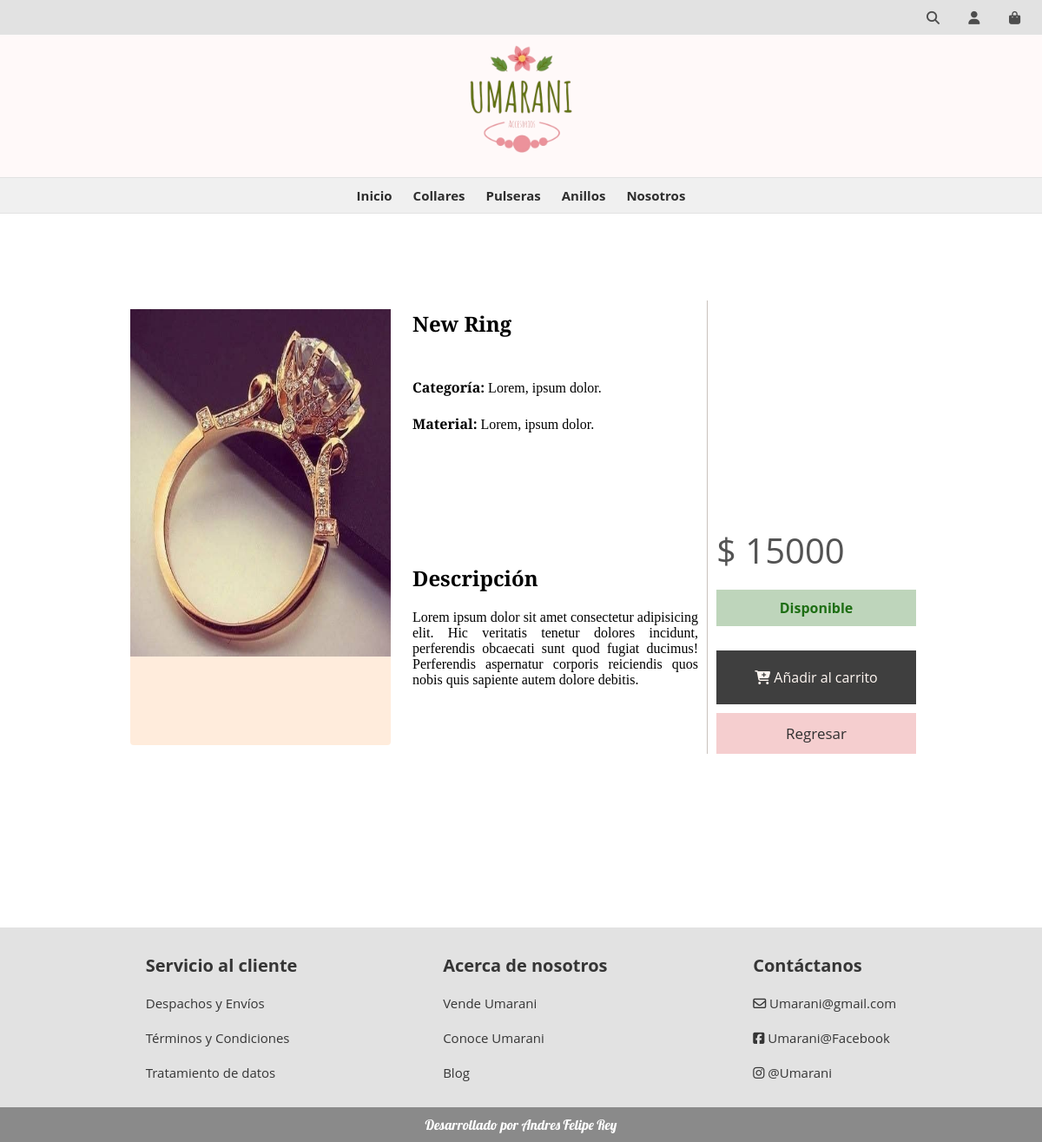
/view/DetalleProducto.php?arId=1, run on the app's committed database.
### tables this page shows
CREATE TABLE `articulo` (
  `artId` int(11) NOT NULL AUTO_INCREMENT,
  `artNombre` varchar(150) NOT NULL,
  `artPrecio` int(11) NOT NULL,
  `artCantidad` int(11) NOT NULL,
  `artVista` varchar(250) NOT NULL,
  `artEstado` varchar(15) NOT NULL,
  `artCategoriaId` int(11) NOT NULL,
  PRIMARY KEY (`artId`),
  KEY `fk_artCategoriaId` (`artCategoriaId`),
  CONSTRAINT `fk_artCategoriaId` FOREIGN KEY (`artCategoriaId`) REFERENCES `categoria` (`categoriaId`)
);

### Controller/DetalleArticulo.php (called while the page is built, shortened)
<?php
 $arId = $_REQUEST['arId'];
require('../Model/M_Productos4.php');
$art = new Producto();
$detalleProducto = $art->DetalleArticulo($arId);
while ($det = mysqli_fetch_array($detalleProducto)){
    $artNombre = $det['artNombre'];
    $artPrecio = $det['artPrecio'];
    $artVista = $det['artVista'];
    $artEstado = $det['artEstado'];
}
?>

### Model/M_Productos4.php (called while the page is built, shortened)
<?php
    class Producto {
            private $prod;
        public function __construct()
        {
            require('../Model/ConexionBD.php');
            $this->prod = $conexionBD;
        }
        public function DetalleArticulo($arId){
            $detalleProducto = $this->prod->query("SELECT * FROM articulo
            JOIN categoria
            ON artCategoriaId = categoriaId WHERE artId = '$arId' ")
            or die ("problemas en el select");
            return $detalleProducto;
        }
    }
?>

### View/DetalleProducto.php (the view, shortened to what this page needs)
<?php
require "../Controller/DetalleArticulo.php";
require('../Controller/carrito.php');
require_once("../Controller/buscador.php");
?>
<!DOCTYPE html>
<html lang="en">
<head>
</head>
<body>
    <link rel="stylesheet" href="../CSS/detalleProdEstilos.css">
    <div class="padre">
        <header class="header">
        <div class="contacto">
               <a class="searchButton" href="#"> <i class="fas fa-search"></i></a>
                <a class="accountButton" href="#"><i class="fas fa-user"></i></a>
                <a class="kartButton" href="#"><i class="fas fa-shopping-bag"></i></a>
            </div>
                <div class="logo">
                    <a href="#"><img src="../Uploads/logo.png" alt=""></a>
                </div>
            <div class="menu">
            <b><a href="../View/catalogo.php">Inicio</a></b>
                <b><a href="../View/collares.php?seccion=collares">Collares</a></b>
                <b><a href="../View/pulseras.php?seccion=pulseras">Pulseras</a></b>
                <b><a href="../View/anillos.php?seccion=anillos">Anillos</a></b>
                <b><a href="../View/terminosycondiciones.php">Nosotros</a></b>
            </div>
        </header>
        <section class="section">
            <div class="producto">
                <div class="imagen">
                    <img src="<?php echo "$artVista" ?>" alt="">
                </div>
            </div>
            <div class="detalles">
                <div class="titulo">
                    <h1><?php echo "$artNombre" ?></h1> <br><br>
                    <p><b>Categoría:</b> Lorem, ipsum dolor.</p>
                    <p><b>Material:</b> Lorem, ipsum dolor.</p>
                    <div class="descripcion">
                        <h2>Descripción</h2>
                        <p>Lorem ipsum dolor sit amet consectetur adipisicing elit. Hic veritatis tenetur dolores incidunt, perferendis obcaecati sunt quod fugiat ducimus! Perferendis aspernatur corporis reiciendis quos nobis quis sapiente autem dolore debitis.</p>
                    </div>
                </div>
            </div>
            <div class="valor">
                <div class="precio"><p href="#"> $ <?php echo "$artPrecio" ?></p><br></div>
                   <div class="estado"><p href="#"><b><?php echo "$artEstado" ?></b></p><br></div>
                    <div class="comprar"><a href="../Controller/carrito.php?sesionId=<?php echo "$sesionId"?>&artId=<?php echo "$arId"?>&Cant=1"><i class="fas fa-cart-plus"></i> Añadir al carrito</a><br></div>
                    <div class="favoritos"><a href="<?php if(isset($_SERVER['HTTP_REFERER']) && $_SERVER['HTTP_REFERER'] != "http://localhost/proyectoumarani/view/DetalleProducto.php?arId=$_GET[arId]") { echo $_SERVER['HTTP_REFERER'];} else{ echo "../View/catalogo.php";} ?>"> Regresar </a><br></div>
            </div>
        </section>
        <footer class="footer">
            <div class="informacion">
                <div class="servicio">
                    <h1>Servicio al cliente</h1>
                    <a href="../WebUmarani/DespachosyEnvios.html">Despachos y Envíos<br><br></a>
                    <a href="../WebUmarani/terminosycondiciones.html">Términos y Condiciones<br><br></a>
                    <a href="../WebUmarani/terminosycondiciones.html">Tratamiento de datos<br></a>
                </div>
                <div class="nosotros">
                    <h1>Acerca de nosotros</h1>
                    <a href="#">Vende Umarani <br><br></a>
                    <a href="#">Conoce Umarani <br><br></a>
                    <a href="#">Blog<br></a>
                </div>
                <div class="contactoinfo">
                    <h1>Contáctanos</h1>
                    <a href="#"><i class="far fa-envelope"></i> Umarani@gmail.com<br><br></a>
                    <a href="#"><i class="fab fa-facebook-square"></i> Umarani@Facebook<br><br></a>
                    <a href="#"><i class="fab fa-instagram"></i> @Umarani<br></a>
                </div>
            </div>
            <div class="pie">
                <div class="desarrollado">
                    <p>Desarrollado por Andres Felipe Rey</p>
                </div>
            </div>
        </footer>
    </div>
</body>
</html>

### CSS/estilos.css (style rules this page uses)
* { margin: 0px; padding: 0px; box-sizing: border-box; }
.header { background: rgb(255, 249, 249); margin: 0px 0px; }
.contacto { background: #e2e2e2; padding: 10px; text-align: center; font-family: 'Open Sans', sans-serif; font-size: 13px; text-align: end; position: fixed; width: 100%; }
.contacto a { color: rgb(77, 77, 77); padding: 0px 15px; font-size: 15px; transition: 0.2s ease-in-out; }
.logo { flex: 1 1 auto; overflow: hidden; justify-content: center; display: flex; }
.logo img { height: 220px; width: 220px; margin-top: 0px; transition: 0.5s ease-in-out; }
.menu { background: #f0f0f0; margin: 0px 0px; text-align: center; padding: 10px 0px; border-bottom: 1px solid #e2e2e2; border-top: 1px solid #e2e2e2; }
.menu a { color: #2e2e2e; text-decoration: none; padding: 0px 50px; font-size: 15px; font-family: 'Open Sans', sans-serif; transform: scale(1); transition: 0.5s; }
.section { background: rgb(255, 249, 249); display: flex; flex-wrap: wrap; justify-content: center; margin: 0px 0px; padding-top: 100px; }
.producto { background: rgb(230, 230, 230); flex: 0 1 20%; margin: 10px 5px; border-radius: 4px; width: 350px; }
.imagen { margin-top: 0px; height: 400px; width: 350px; overflow: hidden; }
.imagen img { height: 100%; width: 100%; box-shadow: 1px 0px 5px rgb(119, 90, 70); transition: 0.5s ease-in-out; }
.titulo { margin-top: 10px; text-align: center; }
.precio { margin-top: 10px; text-align: center; }
.precio p { text-decoration: none; color: #535353; font-family: 'Open Sans', sans-serif; font-size: 20px; }
.comprar { text-align: center; margin-top: 10px; padding: 8px; background: rgb(65, 65, 65); margin-left: 0px; margin-right: 0px; cursor: pointer; transition: 0.3s ease-in-out; }
.comprar a { text-decoration: none; color: rgb(255, 255, 255); font-family: 'Open Sans', sans-serif; }
.footer { margin-top: 0px; }
.informacion { background: #e2e2e2; margin: 0px; padding: 30px 0px; display: flex; align-items:baseline; justify-content: space-evenly; }
.servicio { flex: 0 1 auto; }
.servicio h1 { margin-bottom: 20px; font-family: 'Open Sans', sans-serif; color: rgb(53, 53, 53); font-size: 20px; }
.servicio a { text-decoration: none; font-family: 'Open Sans', sans-serif; color: rgb(53, 53, 53); font-size: 15px; transition: 0.2s ease-in-out; }
.nosotros { flex: 0 1 auto; }
.nosotros h1 { margin-bottom: 20px; font-family: 'Open Sans', sans-serif; color: rgb(53, 53, 53); font-size: 20px; }
.nosotros a { text-decoration: none; font-family: 'Open Sans', sans-serif; color: rgb(53, 53, 53); font-size: 15px; transition: 0.2s ease-in-out; }
.contactoinfo { flex: 0 1 auto; }
.contactoinfo h1 { margin-bottom: 20px; font-family: 'Open Sans', sans-serif; color: rgb(53, 53, 53); font-size: 20px; }
.contactoinfo a { text-decoration: none; font-family: 'Open Sans', sans-serif; color: rgb(53, 53, 53); font-size: 15px; transition: 0.2s ease-in-out; }
.pie { background: #CEAB93; margin: 0px 0px; padding: 0px; }
.desarrollado { background: #8a8a8a; text-align: center; padding: 10px; }
.desarrollado p { font-family: 'Lobster', cursive; color: #ffffff; }
@media screen and (max-width: 1400px) { .menu a { padding: 20px; } }
@media screen and (max-width: 1200px) { .menu a { padding: 10px; } }
@media screen and (max-width: 1200px) { .imagen { height: 400px; } }
@media screen and (max-width: 1200px) { .imagen img { height: 400px; } }
@media screen and (max-width: 1200px) { .logo img { width: 200px; height: 200px; } }

### data on the page
articulo: artVista (picture), artNombre "New Ring", artPrecio "15000", artEstado "Disponible"
